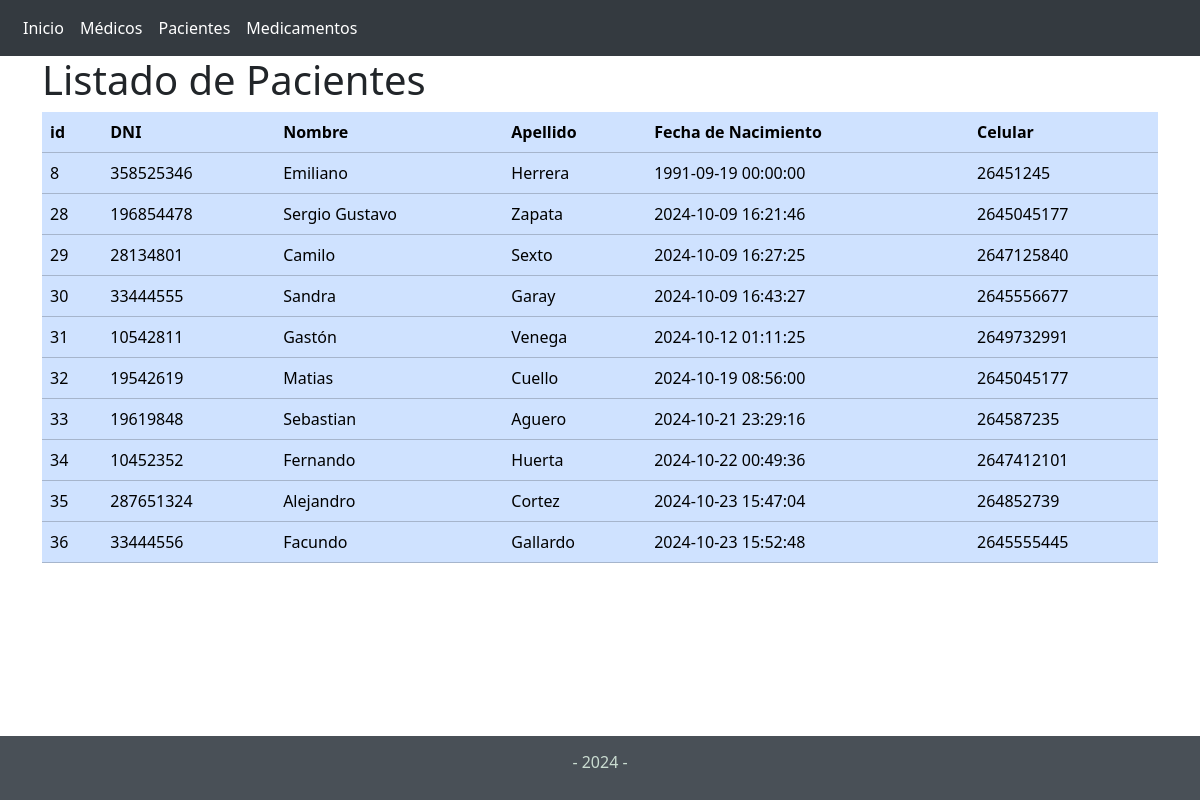
The page /secciones/vista_pacientes.php on the database its author committed.
### tables this page shows
CREATE TABLE `pacientes` (
  `id` bigint(20) UNSIGNED NOT NULL,
  `rela_users` bigint(20) UNSIGNED NOT NULL,
  `rela_genero` bigint(20) UNSIGNED DEFAULT NULL,
  `rela_nivel_instruccion` bigint(20) UNSIGNED DEFAULT NULL,
  `rela_departamento` bigint(20) UNSIGNED DEFAULT NULL,
  `rela_grupo_conviviente` bigint(20) UNSIGNED DEFAULT NULL,
  `nombre` varchar(40) NOT NULL,
  `apellido` varchar(40) NOT NULL,
  `dni` int(11) DEFAULT NULL,
  `fecha_nacimiento` datetime DEFAULT NULL,
  `celular` varchar(40) DEFAULT NULL,
  `nombre_contacto` varchar(40) DEFAULT NULL,
  `apellido_contacto` varchar(40) DEFAULT NULL,
  `celular_contacto` varchar(40) DEFAULT NULL,
  `estado_users` varchar(255) NOT NULL,
  `created_at` timestamp NULL DEFAULT NULL,
  `updated_at` timestamp NULL DEFAULT NULL
);

### secciones/pacientes.php (called while the page is built, shortened)
<?php
$conexionBD=BD::crearInstancia();
$consulta= $conexionBD->prepare('SELECT * FROM pacientes');
$consulta->execute();
$listaPacientes=$consulta->fetchAll();
?>

### secciones/vista_pacientes.php (the view)
<?php include('../templates/cabecera.php'); ?>
<?php include('../secciones/pacientes.php'); ?>
        <h1>Listado de Pacientes</h1>
    <div
        class="table-responsive"
    >
        <table
            class="table table-primary"
        >
            <thead>
                <tr>
                    <th scope="col">id</th>
                    <th scope="col">DNI</th>
                    <th scope="col">Nombre</th>
                    <th scope="col">Apellido</th>
                    <th scope="col">Fecha de Nacimiento</th>
                    <th scope="col">Celular</th>
                </tr>
            </thead>
            <tbody>
            <?php foreach($listaPacientes as $paciente) {?>
                <tr>
                    <td><?php echo $paciente['id']; ?> </td>
                    <td><?php echo $paciente['dni']; ?> </td>
                    <td><?php echo $paciente['nombre']; ?> </td>
                    <td><?php echo $paciente['apellido']; ?> </td>
                    <td><?php echo $paciente['fecha_nacimiento']; ?> </td>
                    <td><?php echo $paciente['celular']; ?> </td>
                </tr>
            <?php }?>
            </tbody>
        </table>
    </div>
<?php include('../templates/pie.php'); ?>

### templates/cabecera.php (shortened to what this page needs)
<!doctype html>
<html lang="en">
    <head>
        <link rel="stylesheet" href="../templates/style.css">
        <link
            href="https://cdn.jsdelivr.net/npm/bootstrap@5.3.2/dist/css/bootstrap.min.css"
            rel="stylesheet"
        />
    </head>
    <body>
        <nav class="navbar navbar-expand navbar-light" style="background-color: #343a40;">
            <div class="nav navbar-nav">
                <a class="nav-item nav-link active cambia" aria-current="page" href="../index.php" style="color: white;">Inicio</a>
                <a class="nav-item nav-link cambia" href="vista_medicos.php" style="color: white;">Médicos</a>
                <a class="nav-item nav-link cambia" href="vista_pacientes.php" style="color: white;">Pacientes</a>
                <a class="nav-item nav-link cambia" href="vista_medicamentos.php" style="color: white;">Medicamentos</a>
            </div>
        </nav>
        <div class="container">
            <div class="row">
                <div class="col-12">

### templates/pie.php (shortened to what this page needs)
                </div>
            </div>
        </div>
        <footer class="text-center">
            <div class="pt-1 ">
                <p> - 2024 -</p>
            </div>
        </footer>
    </body>
</html>

### templates/style.css (style rules this page uses)
* { margin: 0; padding: 0; box-sizing: border-box; }
body { background-image: url(./images/bg_blanco.jpg); background-repeat: no-repeat; background-size: cover; background-position: top left; display: flex; flex-direction: column; min-height: 100vh; margin: 0; }
.nav { margin-left: 15px; }
.navbar { background-color: #495057; }
nav a { text-decoration: none; color: #CADCD1; display: block; }
.container { flex: 1; }
footer { background-color: #495057; color: #CADCD1; text-align: center; padding: 10px 0; }

### rows shown on the page
pacientes: id "8", dni "358525346", nombre "Emiliano", apellido "Herrera", fecha_nacimiento "1991-09-19 00:00:00", celular "26451245"
pacientes: id "28", dni "196854478", nombre "Sergio Gustavo", apellido "Zapata", fecha_nacimiento "2024-10-09 16:21:46", celular "2645045177"
pacientes: id "29", dni "28134801", nombre "Camilo", apellido "Sexto", fecha_nacimiento "2024-10-09 16:27:25", celular "2647125840"
pacientes: id "30", dni "33444555", nombre "Sandra", apellido "Garay", fecha_nacimiento "2024-10-09 16:43:27", celular "2645556677"
pacientes: id "31", dni "10542811", nombre "Gastón", apellido "Venega", fecha_nacimiento "2024-10-12 01:11:25", celular "2649732991"
pacientes: id "32", dni "19542619", nombre "Matias", apellido "Cuello", fecha_nacimiento "2024-10-19 08:56:00", celular "2645045177"
pacientes: id "33", dni "19619848", nombre "Sebastian", apellido "Aguero", fecha_nacimiento "2024-10-21 23:29:16", celular "264587235"
pacientes: id "34", dni "10452352", nombre "Fernando", apellido "Huerta", fecha_nacimiento "2024-10-22 00:49:36", celular "2647412101"
pacientes: id "35", dni "287651324", nombre "Alejandro", apellido "Cortez", fecha_nacimiento "2024-10-23 15:47:04", celular "264852739"
pacientes: id "36", dni "33444556", nombre "Facundo", apellido "Gallardo", fecha_nacimiento "2024-10-23 15:52:48", celular "2645555445"
